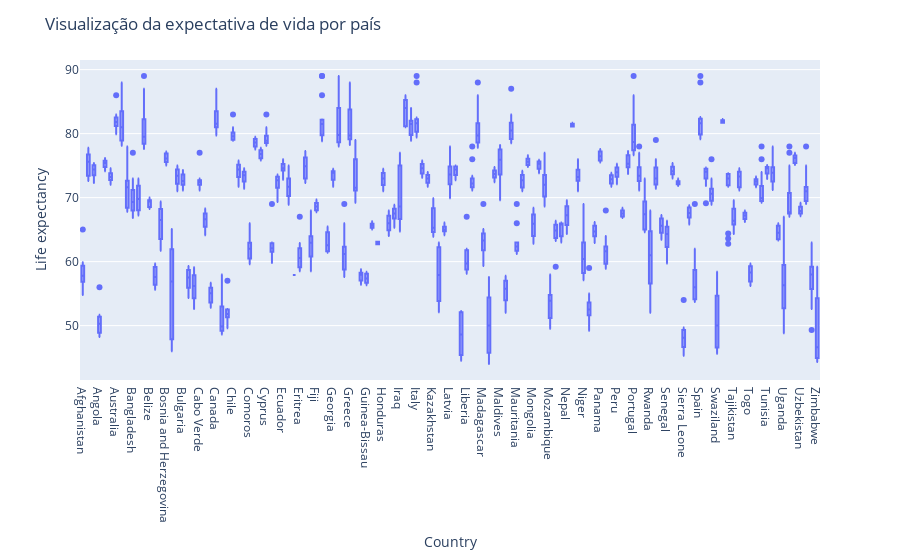

The cell this chart's notebook holds for it:
### Code cell
fig = px.box(df, x='Country',y="Life expectancy ")
fig.update_layout(
    title="Boxplot da expectativa de vida por país")
fig.show()

### Figure 1 — Plotly figure (JSON) as saved in the notebook; plotly's stock layout.template omitted (floating-point values rounded to 4 significant figures; data arrays with more than 128 entries replaced by an {"elided": "..."} marker saying what was removed)
{"data": [{"alignmentgroup": "True", "hoverlabel": {"namelength": 0}, "hovertemplate": "Country=%{x}<br>Life expectancy =%{y}", "legendgroup": "", "marker": {"color": "#636efa"}, "name": "", "notched": false, "offsetgroup": "", "orientation": "v", "showlegend": false, "type": "box", "x": {"elided": "1657 str values"}, "x0": " ", "xaxis": "x", "y": {"elided": "1657 float values"}, "y0": " ", "yaxis": "y"}], "layout": {"boxmode": "group", "legend": {"tracegroupgap": 0}, "margin": {"t": 60}, "title": {"text": "Visualização da expectativa de vida por país"}, "xaxis": {"anchor": "y", "domain": [0, 1], "title": {"text": "Country"}}, "yaxis": {"anchor": "x", "domain": [0, 1], "title": {"text": "Life expectancy "}}}}
